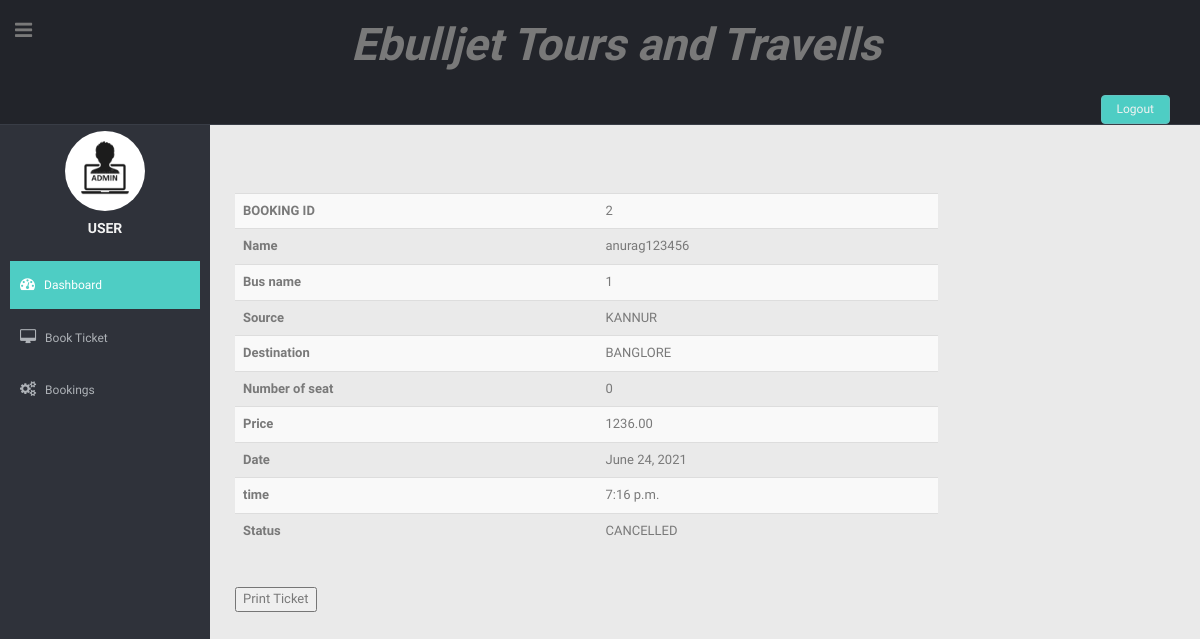
Screenshot of /bookingapp/viewticket/2 with the database file from the repository.
### bookingapp/models.py (models this page shows, shortened)
class Book(models.Model):
    BOOKED='B'
    CANCELLED='C'
    TICKET_STATUSES=((BOOKED,'Booked'),(CANCELLED,'Cancelled'),)
    email=models.EmailField(max_length=200)
    name=models.CharField(max_length=100)
    userid = models.IntegerField()
    busid=models.DecimalField(decimal_places=0, max_digits=2)
    bus_name = models.CharField(max_length=30)
    source = models.CharField(max_length=30)
    dest = models.CharField(max_length=30)
    nos = models.DecimalField(decimal_places=0, max_digits=2)
    price = models.DecimalField(decimal_places=2, max_digits=6)
    date = models.DateField()
    time = models.TimeField()
    status = models.CharField(choices=TICKET_STATUSES, default=BOOKED, max_length=2)

### bookingapp/views.py (the view)
# urls.py: path('viewticket/<int:id>',views.viewticket),
def viewticket(request,id):
    context={}
    book=Book.objects.get(id=id)
    context={'ticket':book}
    return render(request,'view_ticket.html',context)

### templates/view_ticket.html
{% extends 'user_index.html' %}
{% block body %}
<body>
<form>
<table class="table table-striped">
    <tr>
        <th>BOOKING ID</th>
    <td>{{ ticket.id }}</td>
        </tr>
    <tr>
        <th>Name</th>
        <td>{{ ticket.name }}</td>
    </tr>
    <tr>
        <th>Bus name</th>
        <td>{{ ticket.bus_name }}</td>
        </tr>
    <tr>
        <th>Source</th>
        <td>{{ ticket.source }}</td>
        </tr>
    <tr>
        <th>Destination</th>
        <td>{{ ticket.dest }}</td>
        </tr>
    <tr>
        <th>Number of seat</th>
        <td>{{ ticket.nos }}</td>
        </tr>
    <tr>
        <th>Price</th>
        <td>{{ ticket.price }}</td>
        </tr>
    <tr>
        <th>Date</th>
        <td>{{ ticket.date }}</td>
        </tr>
    <tr>
        <th>time</th>
        <td>{{ ticket.time }}</td>
        </tr>
    <tr>
        <th>Status</th>
        <td>{{ ticket.status }}</td>
    </tr>
    </table><br>
    <input type="button" value="Print Ticket" onClick="window.print()">
    </form>
</body>
{% endblock %}

### bookingapp/static/css/style.css (style rules this page uses)
body { color: #797979; background: #eaeaea; font-family: 'Ruda', sans-serif; padding: 0px !important; margin: 0px !important; font-size:13px; }

### rows the page displays
Book: id "2", name "anurag123456", bus_name "1", source "KANNUR", dest "BANGLORE", nos "0", price "1236.00", date "June 24, 2021", time "7:16 p.m.", status "CANCELLED"
